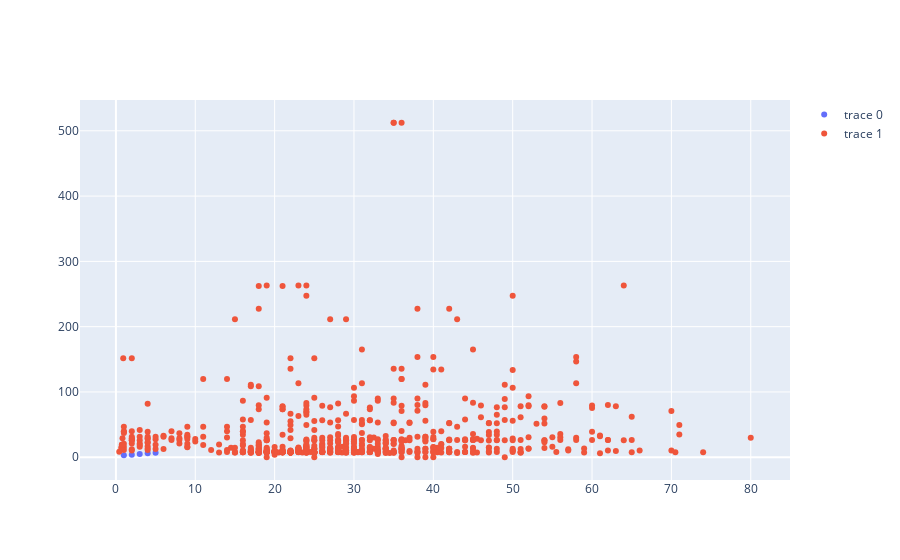

Notebook cell for this chart:
### Code cell
fig.add_trace(go.Scatter(x=titanic.age , y=titanic.fare , mode='markers' ))
fig.show()

### Figure 1 — Plotly figure (JSON) as saved in the notebook; plotly's stock layout.template omitted (floating-point values rounded to 4 significant figures; data arrays with more than 128 entries replaced by an {"elided": "..."} marker saying what was removed)
{"data": [{"mode": "markers", "type": "scatter", "x": [1, 2, 3, 4, 5], "y": [3, 4, 5, 6, 7]}, {"mode": "markers", "type": "scatter", "x": {"elided": "891 float values"}, "y": {"elided": "891 float values"}}], "layout": {}}
